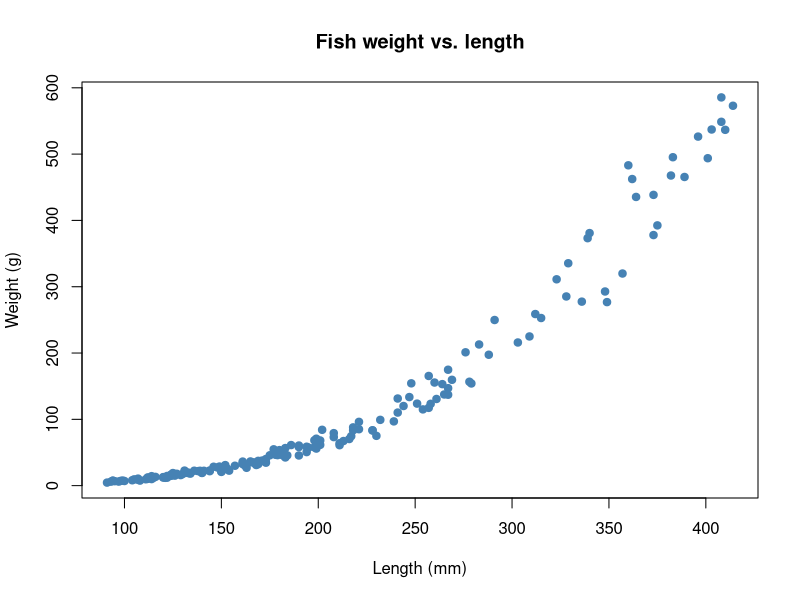
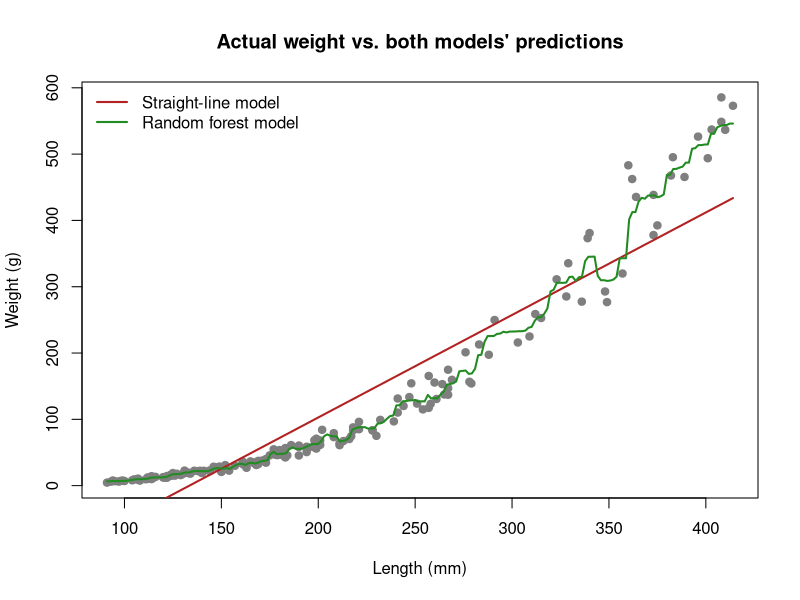

Source code (R) for these figures, in order: (Note: this script raises an error after producing the figures.)
# ===========================================================================
# Capstone preview: comparing two models on the fish survey data
#
# You don't need to write any of this -- it's given to you, just like a real
# script from an instructor or teammate would be. Your job is to RUN it and
# then answer the questions at the bottom of this file, in plain language.
#
# Before running: put "capstone_fish_survey.csv" in the same folder as this
# script, then set your working directory to that folder (Session > Set
# Working Directory > To Source File Location in RStudio), or open this
# script from an RStudio Project rooted in that folder.
# ===========================================================================

# ---- 1. Load the data -----------------------------------------------------
fish <- read.csv("capstone_fish_survey.csv")
str(fish)
head(fish)

# ---- 2. Look at the raw relationship --------------------------------------
# Does the relationship between length and weight look like a straight line,
# or a curve? Look at the plot that pops up.
plot(fish$length_mm, fish$weight_g,
     main = "Fish weight vs. length",
     xlab = "Length (mm)", ylab = "Weight (g)",
     pch = 19, col = "steelblue")

# ---- 3. Split the data into a training set and a test set -----------------
# We fit ("train") each model on 80% of the fish, then check how well it
# predicts the weight of the other 20% -- fish the model never saw. This is
# the standard way to check whether a model actually generalizes, rather
# than just memorizing the data it was given.
set.seed(1)
n <- nrow(fish)
train_rows <- sample(seq_len(n), size = round(0.8 * n))
train <- fish[train_rows, ]
test  <- fish[-train_rows, ]

# ---- 4. Model 1: a straight-line (linear) model ----------------------------
model_linear <- lm(weight_g ~ length_mm, data = train)
summary(model_linear)

# ---- 5. Model 2: a machine learning model (random forest) -----------------
# This one can bend and curve to fit the data, instead of being forced into
# a straight line. It needs one extra package -- if you don't have it yet,
# this line installs it automatically.
if (!requireNamespace("randomForest", quietly = TRUE)) {
  install.packages("randomForest")
}
library(randomForest)

set.seed(1)
model_forest <- randomForest(weight_g ~ length_mm, data = train)

# ---- 6. Have both models predict the test fish -----------------------------
pred_linear <- predict(model_linear, newdata = test)
pred_forest <- predict(model_forest, newdata = test)

# Bundle the test fish together with both models' predictions into one
# table -- you'll use this again in Step 9 below.
results <- data.frame(
  species     = test$species,
  length_mm   = test$length_mm,
  actual      = test$weight_g,
  pred_linear = pred_linear,
  pred_forest = pred_forest
)

# ---- 7. Score each model: how far off were its guesses, on average? --------
# RMSE = "root mean squared error" -- roughly, the typical number of grams
# each model's prediction was off by. Lower RMSE = better predictions. (This
# is the exact same formula you used by hand in Module 6.)
rmse <- function(actual, predicted) sqrt(mean((actual - predicted)^2))

rmse_linear <- rmse(results$actual, results$pred_linear)
rmse_forest <- rmse(results$actual, results$pred_forest)

cat("Straight-line model RMSE:", round(rmse_linear, 1), "grams\n")
cat("Random forest model RMSE:", round(rmse_forest, 1), "grams\n")

# ---- 8. Visualize both models' fit against the actual data -----------------
plot(fish$length_mm, fish$weight_g,
     main = "Actual weight vs. both models' predictions",
     xlab = "Length (mm)", ylab = "Weight (g)",
     pch = 19, col = "gray50")
new_lengths <- data.frame(length_mm = seq(min(fish$length_mm), max(fish$length_mm), length.out = 200))
lines(new_lengths$length_mm, predict(model_linear, newdata = new_lengths),
      col = "firebrick", lwd = 2)
lines(new_lengths$length_mm, predict(model_forest, newdata = new_lengths),
      col = "forestgreen", lwd = 2)
legend("topleft", legend = c("Straight-line model", "Random forest model"),
       col = c("firebrick", "forestgreen"), lwd = 2, bty = "n")

# ===========================================================================
# ---- 9. YOUR CODE: does this hold up for every species? -------------------
# Steps 1-8 lumped all three species together. That can hide a lot -- a
# model can look great overall while actually doing much better on one
# group than another. Now that you have `results` (from Step 6) and the
# `filter()` skill from Module 4, check each species on its own.
#
# Below, filter `results` down to just one species at a time, then this
# reuses the same `rmse()` function from Step 7 on each subset. Replace
# each FIXME with a species name in quotes -- "Bluegill", "Largemouth Bass",
# or "Yellow Perch".
library(dplyr)

bluegill <- results |> filter(species == FIXME)
bass     <- results |> filter(species == FIXME)
perch    <- results |> filter(species == FIXME)

cat("Bluegill      -- linear:", round(rmse(bluegill$actual, bluegill$pred_linear), 1),
    " | forest:", round(rmse(bluegill$actual, bluegill$pred_forest), 1), "\n")
cat("Largemouth Bass -- linear:", round(rmse(bass$actual, bass$pred_linear), 1),
    " | forest:", round(rmse(bass$actual, bass$pred_forest), 1), "\n")
cat("Yellow Perch  -- linear:", round(rmse(perch$actual, perch$pred_linear), 1),
    " | forest:", round(rmse(perch$actual, perch$pred_forest), 1), "\n")
# ===========================================================================

# ===========================================================================
# YOUR TURN -- answer these in your own words (a sentence or two each is
# plenty). Put your answers in a comment right here in the script, or in
# your reply to the pilot-test message -- whichever is easier for you.
#
# Q1. Look at the plot from Step 2 (before either model was fit). Does the
#     relationship between length and weight look like a straight line, or
#     does it curve? What made you say that?
#
# Q2. Look at the plot from Step 8. Which line -- red (straight-line model)
#     or green (random forest) -- looks like it follows the actual dots
#     more closely?
#
# Q3. Which model had the lower overall RMSE (Step 7)? Does that match what
#     you saw in the plot in Q2?
#
# Q4. Look at your per-species output from Step 9. Does the random forest
#     beat the straight-line model for ALL three species, or is its
#     advantage bigger for some species than others? Any guess as to why?
#
# Q5. In plain language, what would you tell someone about which model to
#     trust more for predicting a new fish's weight from its length -- and
#     why?
# ===========================================================================
